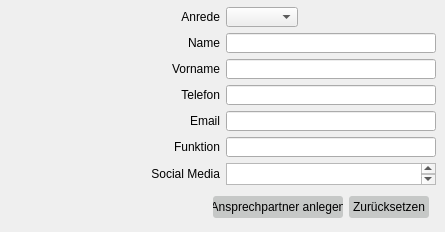
      <widget class="QWidget" name="tab3Ansprechpartner">
       <attribute name="title">
        <string>Ansprechpartner</string>
       </attribute>
       <widget class="QWidget" name="layoutWidget">
        <property name="geometry">
         <rect>
          <x>151</x>
          <y>2</y>
          <width>285</width>
          <height>221</height>
         </rect>
        </property>
        <layout class="QVBoxLayout" name="verticalLayout_15">
         <item>
          <layout class="QHBoxLayout" name="horizontalLayout_4">
           <item>
            <layout class="QVBoxLayout" name="verticalLayout_14">
             <item>
              <widget class="QLabel" name="label_8">
               <property name="minimumSize">
                <size>
                 <width>0</width>
                 <height>20</height>
                </size>
               </property>
               <property name="maximumSize">
                <size>
                 <width>16777215</width>
                 <height>20</height>
                </size>
               </property>
               <property name="text">
                <string>&lt;html&gt;&lt;head/&gt;&lt;body&gt;&lt;p align=&quot;right&quot;&gt;Anrede&lt;/p&gt;&lt;/body&gt;&lt;/html&gt;</string>
               </property>
              </widget>
             </item>
             <item>
              <widget class="QLabel" name="label_11">
               <property name="minimumSize">
                <size>
                 <width>0</width>
                 <height>20</height>
                </size>
               </property>
               <property name="maximumSize">
                <size>
                 <width>16777215</width>
                 <height>20</height>
                </size>
               </property>
               <property name="text">
                <string>&lt;html&gt;&lt;head/&gt;&lt;body&gt;&lt;p align=&quot;right&quot;&gt;Name&lt;/p&gt;&lt;/body&gt;&lt;/html&gt;</string>
               </property>
              </widget>
             </item>
             <item>
              <widget class="QLabel" name="label_12">
               <property name="minimumSize">
                <size>
                 <width>0</width>
                 <height>20</height>
                </size>
               </property>
               <property name="maximumSize">
                <size>
                 <width>16777215</width>
                 <height>20</height>
                </size>
               </property>
               <property name="text">
                <string>&lt;html&gt;&lt;head/&gt;&lt;body&gt;&lt;p align=&quot;right&quot;&gt;Vorname&lt;/p&gt;&lt;/body&gt;&lt;/html&gt;</string>
               </property>
              </widget>
             </item>
             <item>
              <widget class="QLabel" name="label_25">
               <property name="minimumSize">
                <size>
                 <width>0</width>
                 <height>20</height>
                </size>
               </property>
               <property name="maximumSize">
                <size>
                 <width>16777215</width>
                 <height>20</height>
                </size>
               </property>
               <property name="text">
                <string>&lt;html&gt;&lt;head/&gt;&lt;body&gt;&lt;p align=&quot;right&quot;&gt;Telefon&lt;/p&gt;&lt;/body&gt;&lt;/html&gt;</string>
               </property>
              </widget>
             </item>
             <item>
              <widget class="QLabel" name="label_26">
               <property name="minimumSize">
                <size>
                 <width>0</width>
                 <height>20</height>
                </size>
               </property>
               <property name="maximumSize">
                <size>
                 <width>16777215</width>
                 <height>20</height>
                </size>
               </property>
               <property name="text">
                <string>&lt;html&gt;&lt;head/&gt;&lt;body&gt;&lt;p align=&quot;right&quot;&gt;Email&lt;/p&gt;&lt;/body&gt;&lt;/html&gt;</string>
               </property>
              </widget>
             </item>
             <item>
              <widget class="QLabel" name="label_32">
               <property name="minimumSize">
                <size>
                 <width>0</width>
                 <height>20</height>
                </size>
               </property>
               <property name="maximumSize">
                <size>
                 <width>16777215</width>
                 <height>20</height>
                </size>
               </property>
               <property name="text">
                <string>&lt;html&gt;&lt;head/&gt;&lt;body&gt;&lt;p align=&quot;right&quot;&gt;Funktion&lt;/p&gt;&lt;/body&gt;&lt;/html&gt;</string>
               </property>
              </widget>
             </item>
             <item>
              <widget class="QLabel" name="label_37">
               <property name="minimumSize">
                <size>
                 <width>0</width>
                 <height>22</height>
                </size>
               </property>
               <property name="maximumSize">
                <size>
                 <width>16777215</width>
                 <height>22</height>
                </size>
               </property>
               <property name="text">
                <string>&lt;html&gt;&lt;head/&gt;&lt;body&gt;&lt;p align=&quot;right&quot;&gt;Social Media&lt;/p&gt;&lt;/body&gt;&lt;/html&gt;</string>
               </property>
              </widget>
             </item>
            </layout>
           </item>
           <item>
            <layout class="QVBoxLayout" name="verticalLayout_8">
             <item>
              <layout class="QHBoxLayout" name="horizontalLayout_3">
               <item>
                <widget class="QComboBox" name="ansprechpartnerAnrede">
                 <property name="minimumSize">
                  <size>
                   <width>0</width>
                   <height>20</height>
                  </size>
                 </property>
                 <property name="maximumSize">
                  <size>
                   <width>72</width>
                   <height>20</height>
                  </size>
                 </property>
                </widget>
               </item>
               <item>
                <spacer name="horizontalSpacer_3">
                 <property name="orientation">
                  <enum>Qt::Horizontal</enum>
                 </property>
                 <property name="sizeHint" stdset="0">
                  <size>
                   <width>40</width>
                   <height>20</height>
                  </size>
                 </property>
                </spacer>
               </item>
              </layout>
             </item>
             <item>
              <widget class="QLineEdit" name="ansprechpartnerName">
               <property name="minimumSize">
                <size>
                 <width>0</width>
                 <height>20</height>
                </size>
               </property>
               <property name="maximumSize">
                <size>
                 <width>210</width>
                 <height>20</height>
                </size>
               </property>
              </widget>
             </item>
             <item>
              <widget class="QLineEdit" name="ansprechpartnerVorname">
               <property name="minimumSize">
                <size>
                 <width>0</width>
                 <height>20</height>
                </size>
               </property>
               <property name="maximumSize">
                <size>
                 <width>210</width>
                 <height>20</height>
                </size>
               </property>
              </widget>
             </item>
             <item>
              <widget class="QLineEdit" name="ansprechpartnerTelefon">
               <property name="minimumSize">
                <size>
                 <width>0</width>
                 <height>20</height>
                </size>
               </property>
               <property name="maximumSize">
                <size>
                 <width>210</width>
                 <height>20</height>
                </size>
               </property>
              </widget>
             </item>
             <item>
              <widget class="QLineEdit" name="ansprechpartnerEmail">
               <property name="minimumSize">
                <size>
                 <width>0</width>
                 <height>20</height>
                </size>
               </property>
               <property name="maximumSize">
                <size>
                 <width>210</width>
                 <height>20</height>
                </size>
               </property>
              </widget>
             </item>
             <item>
              <widget class="QLineEdit" name="ansprechpartnerFunktion">
               <property name="minimumSize">
                <size>
                 <width>0</width>
                 <height>20</height>
                </size>
               </property>
               <property name="maximumSize">
                <size>
                 <width>210</width>
                 <height>20</height>
                </size>
               </property>
              </widget>
             </item>
             <item>
              <widget class="QPlainTextEdit" name="plainTextEditSocialMedia">
               <property name="minimumSize">
                <size>
                 <width>0</width>
                 <height>22</height>
                </size>
               </property>
               <property name="maximumSize">
                <size>
                 <width>210</width>
                 <height>22</height>
                </size>
               </property>
              </widget>
             </item>
            </layout>
           </item>
          </layout>
         </item>
         <item>
          <layout class="QHBoxLayout" name="horizontalLayout_10">
           <item>
            <spacer name="horizontalSpacer_15">
             <property name="orientation">
              <enum>Qt::Horizontal</enum>
             </property>
             <property name="sizeType">
              <enum>QSizePolicy::Fixed</enum>
             </property>
             <property name="sizeHint" stdset="0">
              <size>
               <width>55</width>
               <height>20</height>
              </size>
             </property>
            </spacer>
           </item>
           <item>
            <layout class="QHBoxLayout" name="horizontalLayout_9">
             <item>
              <widget class="QPushButton" name="pushAnsprechpartnerAn">
               <property name="minimumSize">
                <size>
                 <width>130</width>
                 <height>22</height>
                </size>
               </property>
               <property name="maximumSize">
                <size>
                 <width>130</width>
                 <height>22</height>
                </size>
               </property>
               <property name="styleSheet">
                <string notr="true">background-color: rgb(198, 200, 199);
border-radius: 3px;
border-width: 2px;
</string>
               </property>
               <property name="text">
                <string>Ansprechpartner anlegen</string>
               </property>
              </widget>
             </item>
             <item>
              <widget class="QPushButton" name="pushAnsprechpartnerZur">
               <property name="minimumSize">
                <size>
                 <width>80</width>
                 <height>22</height>
                </size>
               </property>
               <property name="maximumSize">
                <size>
                 <width>80</width>
                 <height>22</height>
                </size>
               </property>
               <property name="styleSheet">
                <string notr="true">background-color: rgb(198, 200, 199);
border-radius: 3px;
border-width: 2px;
</string>
               </property>
               <property name="text">
                <string>Zurücksetzen</string>
               </property>
              </widget>
             </item>
            </layout>
           </item>
          </layout>
         </item>
        </layout>
       </widget>
      </widget>
